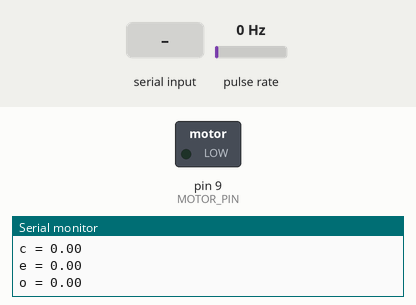
A sketch run on a simulated Arduino Uno, built with avr-gcc and run on an emulated ATmega328P. Parts: switched loads named in the sketch (green lamp = pin HIGH), the last lines printed to the serial monitor. Wiring (inferred from the names in the program): pulse sensor: data pin 3. Inputs (shaded band) come from the test bench; at power-on: pulse rate 0 Hz.

Above: at 2.3 s.
2.4 s: "s90\n" received over Serial
At 2.56 s:
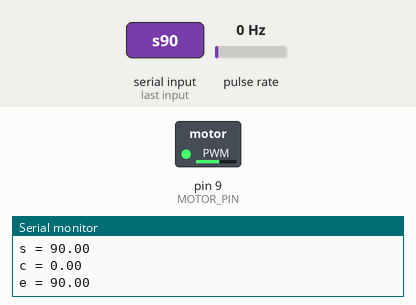
4.3 s: pulse rate (sensor on pin 3) set to 50 Hz
At 4.5 s:
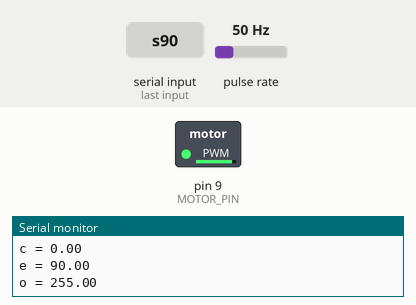
7.3 s: pulse rate (sensor on pin 3) set to 150 Hz
8.9 s: "I" received over Serial
11.4 s: "p" received over Serial
At 14.27 s:
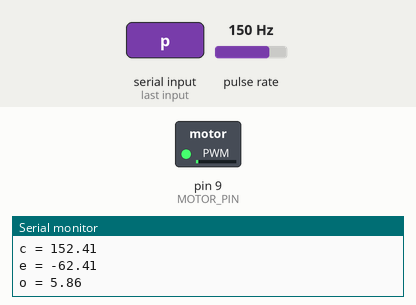
14.4 s: "p90\n" received over Serial
Timing chart, 0 to 16.9 s (numbered marks = the images above; inputs shaded):
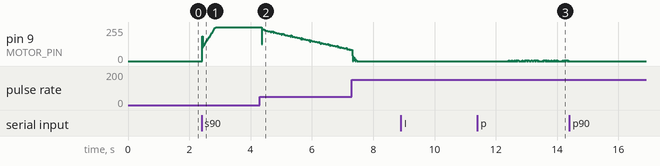

Measured:
- after the input at 11.4 s, pin 9 (MOTOR_PIN): 0/255 → 5/255 after 1.0 s, then moves between 0/255 and 5/255, repeating every 0.64 s
- after the input at 14.4 s, pin 9 (MOTOR_PIN): stops changing and stays 0/255

The sketch:

C3.ino
```cpp
// Stałe
const int MOTOR_PIN = 9;       // Pin D9 dla PWM sterującego silnikiem (tranzystor Gate)
const int ENCODER_PIN = 3;     // Pin D3 dla enkodera (hallotron)
const int PWM_MAX = 255;       // Maksymalna wartość PWM

const float WSPOLCZYNNIK_RPM = 4115.0;

// Zmienne dla enkodera
volatile unsigned long czas = 0;
volatile unsigned long pomiar = 0;
volatile int numer = 0;
volatile int pomiary[4] = {1000, 1000, 1000, 1000};

// Zmienne dla PID
float iPredkoscZadana = 0;     // Zadana prędkość obrotowa
float iPredkoscAktualna = 0;   // Aktualna zmierzona prędkość
float Kp = 1.0;                // Wzmocnienie proporcjonalne
float Ki = 0.04;                // Wzmocnienie całkujące
float Kd = 1;               // Wzmocnienie różniczkujące

// Zmienne wewnętrzne PID
float blad = 0;                // Aktualny błąd (error)
float blad_poprzedni = 0;      // Poprzedni błąd
float calka = 0;               // Suma błędów (całka)
float rozniczka = 0;           // Różnica błędów (różniczka)
float wyjscie = 0;             // Wyjście regulatora (sygnał sterujący)

// Zmienne pomocnicze
unsigned long ostatniPomiarCzasu = 0;
unsigned long ostatniaAktualizacja = 0;
const unsigned long CZAS_AKTUALIZACJI = 20; // ms

void setup() {
  // Inicjalizacja komunikacji szeregowej
  Serial.begin(9600);

  // Konfiguracja pinów
  pinMode(MOTOR_PIN, OUTPUT);
  pinMode(ENCODER_PIN, INPUT_PULLUP);  // Wejście z rezystorem podciągającym

  // Konfiguracja przerwań dla enkodera
  attachInterrupt(digitalPinToInterrupt(ENCODER_PIN), przerwanie, CHANGE);

  // Zatrzymanie silnika na początek
  analogWrite(MOTOR_PIN, 0);

  delay(1000);
  Serial.println("Regulator silnika PID gotowy");
  Serial.println("Dostępne komendy:");
  Serial.println("s<wartosc> - ustaw prędkość");
  Serial.println("p<wartosc> - ustaw Kp");
  Serial.println("i<wartosc> - ustaw Ki");
  Serial.println("d<wartosc> - ustaw Kd");
  Serial.println("? - odczytaj parametry");

  // Wyświetl wartość współczynnika
  Serial.print("Współczynnik RPM = ");
  Serial.println(WSPOLCZYNNIK_RPM);
}

// Funkcja obsługi przerwania dla enkodera
void przerwanie() {
  czas = millis();
  unsigned long delta = czas - pomiar;

  // Filtr drgań (debounce)
  if (delta > 5) {
    pomiary[numer] = delta;
    pomiar = czas;
    numer++;
    if (numer > 3) {
      numer = 0;
    }
  }
}

// Funkcja obliczająca aktualną prędkość obrotową
float predkoscMierzona() {
  // Sprawdzenie czy silnik się zatrzymał
  if (millis() - pomiar > 1000) {
    for (int i = 0; i < 4; i++) {
      pomiary[i] = 1000;  // Resetowanie pomiarów gdy silnik stoi
    }
    return 0;
  }

  // Obliczanie średniego czasu
  float suma = 0;
  noInterrupts();  // Wyłączamy przerwania na czas odczytu
  for (int i = 0; i < 4; i++) {
    suma += pomiary[i];
  }
  interrupts();  // Włączamy przerwania z powrotem

  // Obliczanie prędkości korzystając ze stałej WSPOLCZYNNIK_RPM
  if (suma == 0 || suma > 4000) {
    return 0;
  } else {
    return WSPOLCZYNNIK_RPM / suma;
  }
}

// Aktualizacja regulatora PID
void aktualizacjaPID() {
  // Pomiar aktualnej prędkości
  iPredkoscAktualna = predkoscMierzona();

  // Obliczenie błędu
  blad = iPredkoscZadana - iPredkoscAktualna;

  // Obliczenie całki z ograniczeniem (anti-windup)
  calka += blad;
  calka = constrain(calka + blad, -250/Ki, 250/Ki);

  // Obliczenie różniczki
  rozniczka = blad - blad_poprzedni;
  blad_poprzedni = blad;
  //constrainfcalka + e, -250/ki, 250/ki
  // Obliczenie wyjścia regulatora PID
  wyjscie = (Kp * blad) + (Ki * calka) + (Kd * rozniczka);

  // Ograniczenie wyjścia do zakresu PWM
  if (wyjscie > PWM_MAX) wyjscie = PWM_MAX;
  if (wyjscie < 0) wyjscie = 0;

  // Sterowanie silnikiem
  analogWrite(MOTOR_PIN, (int)wyjscie);
}

// Obsługa komend z portu szeregowego
void obslugaKomend() {
  if (Serial.available() > 0) {
    char command = Serial.read();

    switch (command) {
      case 's':
      case 'S':
        iPredkoscZadana = Serial.parseFloat();
        Serial.print("s = ");
        Serial.println(iPredkoscZadana);
        break;

      case 'p':
      case 'P':
        Kp = Serial.parseFloat();
        Serial.print("p = ");
        Serial.println(Kp);
        break;

      case 'i':
      case 'I':
        Ki = Serial.parseFloat();
        Serial.print("i = ");
        Serial.println(Ki);
        break;

      case 'd':
      case 'D':
        Kd = Serial.parseFloat();
        Serial.print("d = ");
        Serial.println(Kd);
        break;

      case '?':
        // Wyświetlenie aktualnych ustawień
        Serial.print("p = ");
        Serial.println(Kp);
        Serial.print("i = ");
        Serial.println(Ki);
        Serial.print("d = ");
        Serial.println(Kd);
        Serial.print("s = ");
        Serial.println(iPredkoscZadana);
        Serial.print("RPM wsp. = ");
        Serial.println(WSPOLCZYNNIK_RPM);
        break;
    }

    // Czyszczenie bufora
    while (Serial.available() > 0) {
      Serial.read();
    }
  }
}

// Wysyłanie danych telemetrycznych
void wyslijDane() {
  static unsigned long ostatniaCzasWyslania = 0;

  if (millis() - ostatniaCzasWyslania >= 200) {  // Co 200ms
    ostatniaCzasWyslania = millis();

    Serial.print("c = ");  // Aktualna prędkość
    Serial.println(iPredkoscAktualna);

    Serial.print("e = ");  // Błąd
    Serial.println(blad);

    Serial.print("o = ");  // Wyjście PWM
    Serial.println(wyjscie);
  }
}

void loop() {
  // Aktualizacja PID w regularnych odstępach
  if (millis() - ostatniaAktualizacja >= CZAS_AKTUALIZACJI) {
    ostatniaAktualizacja = millis();
    aktualizacjaPID();
  }

  // Obsługa komend z portu szeregowego
  obslugaKomend();

  // Wysyłanie danych telemetrycznych
  wyslijDane();
}
```
